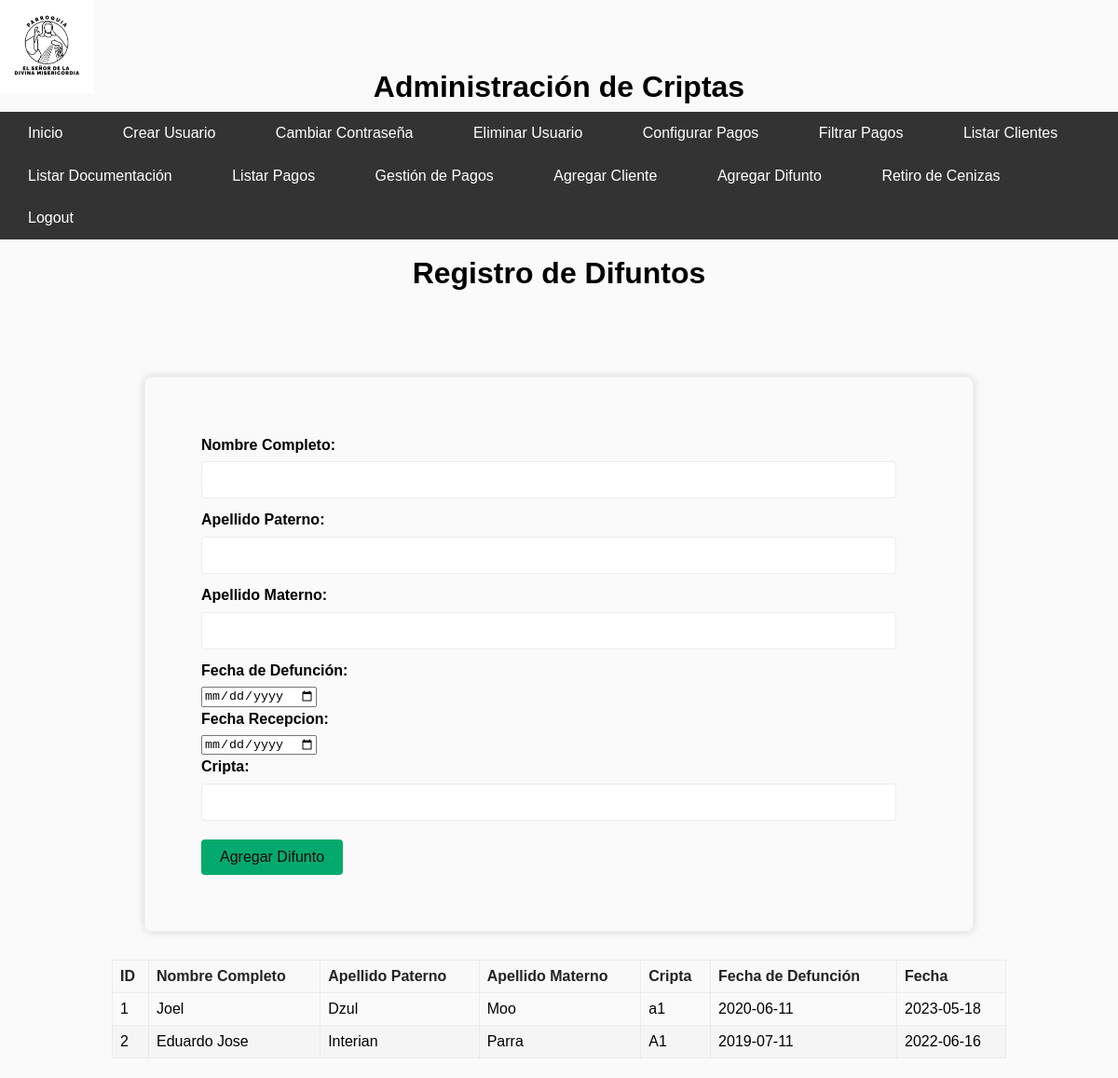
Page /agregar_difunto (signed in) on the earlier database version.
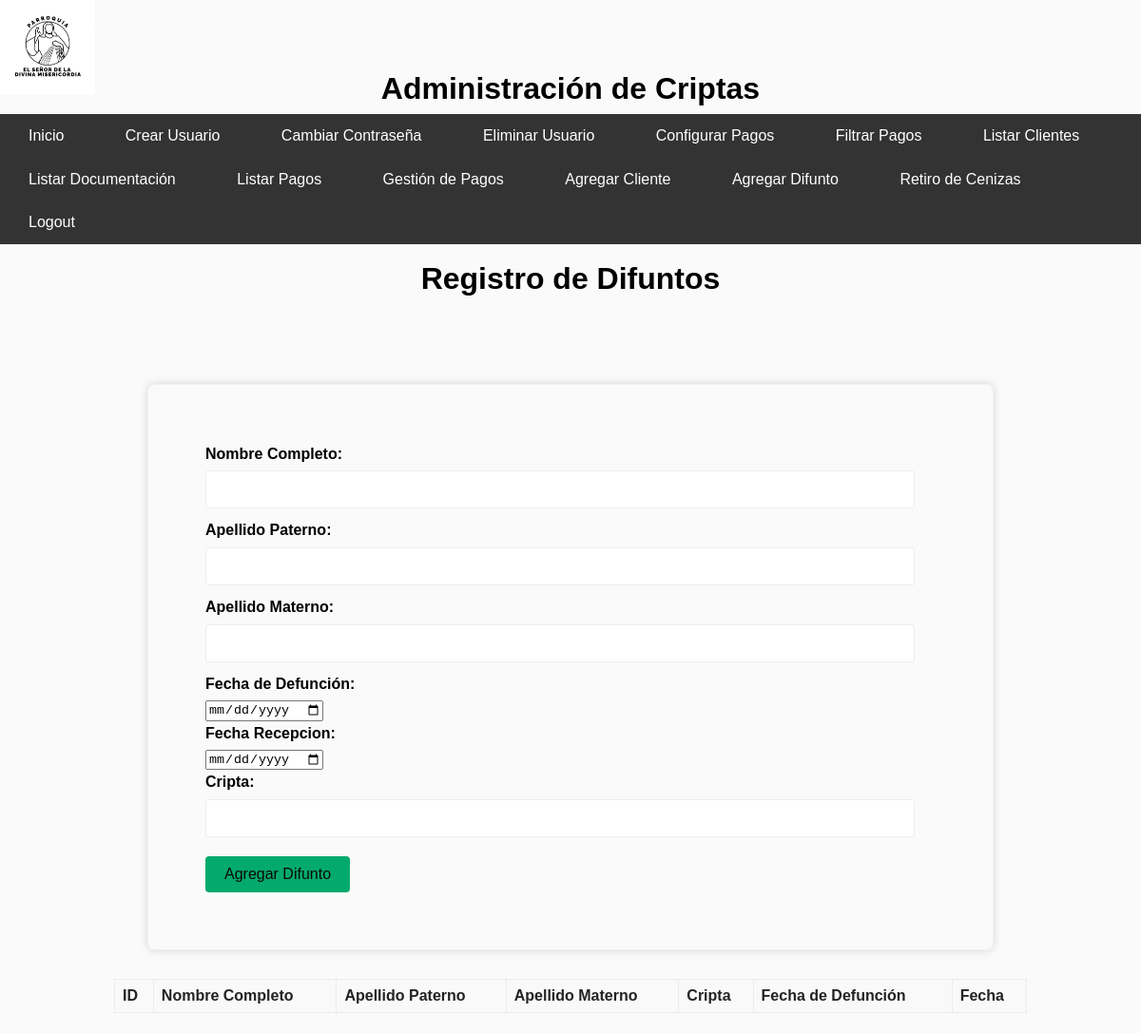
Same page on the later database version.
### tables this page shows
CREATE TABLE Difuntos (
    ID_difunto INTEGER PRIMARY KEY AUTOINCREMENT,
    Nombre_completo TEXT,
    Apellido_paterno TEXT,
    Apellido_materno TEXT,
    Cripta TEXT,
    Fecha_defuncion DATE,
    Fecha DATE,
    Fecha_Retiro DATE,
    FOREIGN KEY (Cripta) REFERENCES Clientes(Cripta)
);

### app.py (the view, shortened to what this page needs)
@app.route('/agregar_difunto', methods=['GET', 'POST'])
def agregar_difunto():
    if 'username' not in session:
        return redirect(url_for('login'))
    return render_template('agregar_difunto.html', difuntos=get_difuntos())

### app.py (called while the page is built)
def get_db_connection():
    conn = sqlite3.connect('cripta_administracion.db')
    conn.row_factory = sqlite3.Row
    return conn

def get_difuntos():
    conn = get_db_connection()
    cursor = conn.cursor()
    cursor.execute('SELECT * FROM difuntos')
    difuntos = cursor.fetchall()
    conn.close()
    return difuntos

### templates/agregar_difunto.html (shortened to what this page needs)
{% extends "base.html" %}
{% block content %}
<div class="container">
    <h1>Registro de Difuntos</h1>
    <form action="/agregar_difunto" method="post">
        <label for="nombre_completo">Nombre Completo:</label>
        <input type="text" id="nombre_completo" name="nombre_completo" required><br>
        <label for="apellido_paterno">Apellido Paterno:</label>
        <input type="text" id="apellido_paterno" name="apellido_paterno" required><br>
        <label for="apellido_materno">Apellido Materno:</label>
        <input type="text" id="apellido_materno" name="apellido_materno" required><br>
        <label for="fecha_defuncion">Fecha de Defunción:</label>
        <input type="date" id="fecha_defuncion" name="fecha_defuncion" required><br>
        <label for="fecha">Fecha Recepcion:</label>
        <input type="date" id="fecha" name="fecha" required><br>
        <label for="cripta">Cripta:</label>
        <input type="text" id="cripta" name="cripta" required><br>
        <input type="submit" value="Agregar Difunto">
    </form>
    <div style="overflow-x:auto;">
        <table id="tabla-difuntos">
            <thead>
                <tr>
                    <th>ID</th>
                    <th>Nombre Completo</th>
                    <th>Apellido Paterno</th>
                    <th>Apellido Materno</th>
                    <th>Cripta</th>
                    <th>Fecha de Defunción</th>
                    <th>Fecha</th>
                </tr>
            </thead>
            <tbody>
                {% for difunto in difuntos %}
                <tr>
                    <td>{{ difunto[0] }}</td>
                    <td>{{ difunto[1] }}</td>
                    <td>{{ difunto[2] }}</td>
                    <td>{{ difunto[3] }}</td>
                    <td>{{ difunto[4] if difunto[4] else "-" }}</td>
                    <td>{{ difunto[5] }}</td>
                    <td>{{ difunto[6] }}</td>
                </tr>
                {% endfor %}
            </tbody>
        </table>
    </div>
</div>
{% endblock %}

### templates/base.html (shortened to what this page needs)
}<!DOCTYPE html>
<html lang="es">
<head>
    <link rel="stylesheet" href="{{ url_for('static', filename='styles.css') }}">
</head>
<body>
    <header>
        <div class="logo-container">
            <img src="{{ url_for('static', filename='assets/LogoBlanco.jpg') }}" alt="Logo">
        </div>
        <nav>
            {% block navbar %}
            <ul class="navbar">
                <li><a href="{{ url_for('menu') }}">Inicio</a></li>
                {% if session['role'] == 'admin' %}
                <li><a href="{{ url_for('create_user') }}">Crear Usuario</a></li>
                <li><a href="{{ url_for('change_password') }}">Cambiar Contraseña</a></li>
                <li><a href="{{ url_for('delete_user') }}">Eliminar Usuario</a></li>
                <li><a href="{{ url_for('configurar_pagos') }}">Configurar Pagos</a></li>
                <li><a href="{{ url_for('filtrado_pagos') }}">Filtrar Pagos</a></li>
                <li><a href="{{ url_for('listar_clientes') }}">Listar Clientes</a></li>
                <li><a href="{{ url_for('listar_documentacion') }}">Listar Documentación</a></li>
                <li><a href="{{ url_for('listar_pagos') }}">Listar Pagos</a></li>
                {% endif %}
                <li><a href="{{ url_for('pagos_cajero') }}">Gestión de Pagos</a></li>
                <li><a href="{{ url_for('agregar_cliente') }}">Agregar Cliente</a></li>
                <li><a href="{{ url_for('agregar_difunto') }}">Agregar Difunto</a></li>
                <li><a href="{{ url_for('retiro_cenizas') }}">Retiro de Cenizas</a></li>
                <li><a href="{{ url_for('logout') }}">Logout</a></li>
            </ul>
            {% endblock %}
        </nav>
        <div class="container">
            <h1>Administración de Criptas</h1>
        </div>
    </header>
    <main>
        {% block content %}{% endblock %}
    </main>
</body>
</html>

### static/styles.css (style rules this page uses)
body { margin: 0; padding: 0; height: 100vh; background-color: #E6E6FA; position: relative; }
.logo-container { position: absolute; top: 0; left: 0; z-index: 1000; background-color: #ffffff; padding: 10px; }
.logo-container img { width: 80px; height: auto; display: block; }
nav { background-color: #333; overflow: hidden; position: absolute; width: 100%; top: 120px; left: 0; z-index: 999; display: flex; justify-content: center; padding: 0px 0; }
.navbar { list-style-type: none; margin: 0; padding: 0; display: ruby; }
.navbar li { margin: 0 10px; }
.navbar li a { text-decoration: none; color: #ffffff; padding: 10px 20px; display: inline-block; }
.container { width: 80%; margin: auto; padding: 20px; border: 1px solid #dddddd04; border-radius: 8px; background-color: #fffefe07; margin-top: 50px; }
form { margin-bottom: 20px; }
form label { display: block; margin-bottom: 5px; font-weight: bold; }
form input[type="text"], form input[type="file"] { width: calc(100% - 12px); padding: 8px; margin-bottom: 10px; border: 1px solid #cccccc; border-radius: 4px; font-size: 16px; }
form input[type="submit"] { background-color: #04AA6D; color: rgb(12, 9, 9); border: none; padding: 10px 20px; text-align: center; text-decoration: none; display: inline-block; font-size: 16px; margin-top: 10px; cursor: pointer; border-radius: 4px; }
table { width: 100%; border-collapse: collapse; margin-top: 20px; }
table th, table td { border: 1px solid #dddddd77; padding: 8px; text-align: left; }
table th { background-color: #f2f2f242; color: #080505e1; }
form { width: 80%; margin: auto; padding: 60px; border: 1px solid #dddddd51; border-radius: 8px; background-color: #f9f9f905; box-shadow: 0 0 10px rgba(0, 0, 0, 0.151); margin-top: 20px; }
form input[type="text"], form select { width: calc(100% - 22px); padding: 10px; margin-bottom: 10px; border: 1px solid #cccccc5b; border-radius: 4px; font-size: 16px; }
table, th, td { border: 1px solid #dddddd3f; padding: 8px; text-align: left; }
th { background-color: #f2f2f234; }
body { font-family: Arial, sans-serif; line-height: 1.6; background-color: #f0f0f046; margin: 0; padding: 0; }
.container { width: 80%; margin: auto; }
h1 { text-align: center; margin-bottom: 85px; }
th, td { border: 1px solid #cccccc3d; padding: 8px; text-align: left; }
th { background-color: #f2f2f25b; }
form { margin-bottom: 10px; }

Differences in the rows shown:
removed Difuntos: ID_difunto "1", Nombre_completo "Joel", Apellido_paterno "Dzul", Apellido_materno "Moo", Cripta "a1", Fecha_defuncion "2020-06-11", Fecha "2023-05-18"
removed Difuntos: ID_difunto "2", Nombre_completo "Eduardo Jose", Apellido_paterno "Interian", Apellido_materno "Parra", Cripta "A1", Fecha_defuncion "2019-07-11", Fecha "2022-06-16"
